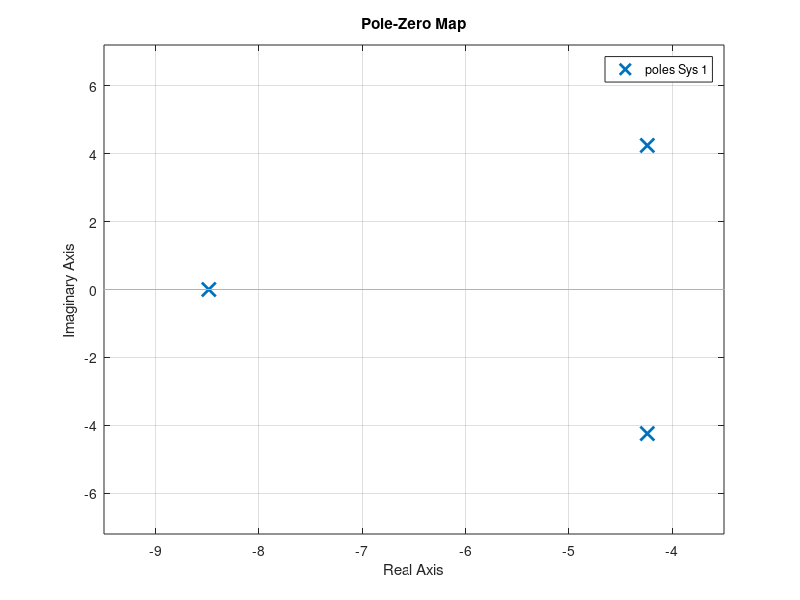

The MATLAB source for this figure:
clc

clear

close all

%% Parameters
Jc = 6250;
Jf = 0.625;
ds = 1000;
cs = 75000;
i = 57;


%% State space system
A    = [ -ds/(Jf*i^2) ds/(Jf*i) -cs/(Jf*i)
         ds/(Jc*i)    -ds/Jc    cs/Jc
         1/i          -1        0 ];
    
B = [1/Jf 0 0]';

B_d = [0 -1/Jc 0]';

C = [0 1 0];

D = [0];


%% 1 Poles to asign
omega_n = 6;
zeta = 1/sqrt(2);

p1 = -zeta*omega_n + 1i*sqrt(1- zeta^2)*omega_n;
p2 = -zeta*omega_n - 1i*sqrt(1- zeta^2)*omega_n;
p3 = -2*zeta*omega_n;
P = [p1, p2, p3];
pzmap(zpk([],P,1));


%% 2 Ackerman formula
K = acker(A, B, P)

%% 3 Value of kr
kr = -inv((C/(A-B*K))*B)


